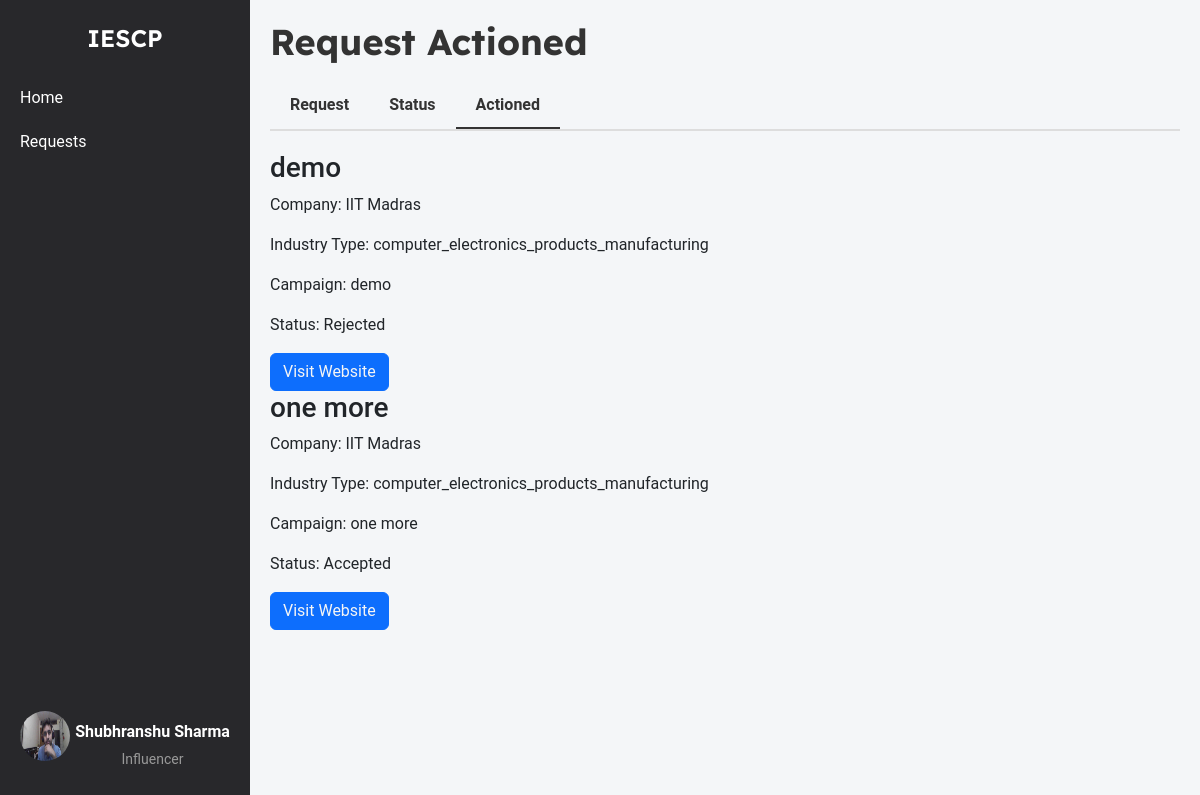
Page /influencer/request_actioned (signed in) on the committed database.
### models.py (models this page shows, shortened)
class Influencer(db.Model):
    __tablename__ = 'influencers'
    id = db.Column(db.Integer, primary_key=True)
    name = db.Column(db.String(255), nullable=False)
    username = db.Column(db.String(255), unique=True, nullable=False)
    email = db.Column(db.String(255), unique=True, nullable=False)
    password_hash = db.Column(db.String(255), nullable=False)
    category = db.Column(db.String(255), nullable=False)
    interest = db.Column(db.String(255), nullable=False)
    reach = db.Column(db.Integer, nullable=False)
    social_media_links = db.Column(db.String(255), nullable=False)
    bio = db.Column(db.String(255), nullable=False)
    profile_picture = db.Column(db.String(255), nullable=False)
    campaigns = db.relationship('Campaign', secondary=influencer_campaign_association, back_populates='influencers')

class AdRequest(db.Model):
    __tablename__ = 'ad_requests'  # Add the table name to ensure it's set
    id = db.Column(db.Integer, primary_key=True)
    influencer_id = db.Column(db.Integer, db.ForeignKey('influencers.id'), nullable=False)
    campaign_id = db.Column(db.Integer, db.ForeignKey('campaign.id'), nullable=False)
    company_id = db.Column(db.Integer, db.ForeignKey('company.id'), nullable=False)
    requested_at = db.Column(db.DateTime, default=datetime.utcnow)
    status = db.Column(db.String(50), nullable=False)
    influencer = db.relationship('Influencer', backref='ad_requests')
    campaign = db.relationship('Campaign', backref='ad_requests')
    company = db.relationship('Company', backref='ad_requests')

class Campaign(db.Model):
    __tablename__ = 'campaign'
    id = db.Column(db.Integer, primary_key=True)
    title = db.Column(db.String(200), nullable=False)
    description = db.Column(db.Text, nullable=False)
    budget = db.Column(db.Float, nullable=False)
    start_date = db.Column(db.Date, nullable=False)
    end_date = db.Column(db.Date, nullable=False)
    company_id = db.Column(db.Integer, db.ForeignKey('company.id'), nullable=False)
    admin_id = db.Column(db.Integer, db.ForeignKey('admin.id'), nullable=False, default=1)
    status = db.Column(db.String(50), nullable=False, default='pending')
    category = db.Column(db.String(255), nullable=False)
    created_at = db.Column(db.DateTime, nullable=False, default=datetime.utcnow)
    visibility = db.Column(db.String(50), nullable=False, default='public')
    influencers = db.relationship('Influencer', secondary=influencer_campaign_association, back_populates='campaigns')
    is_flag = db.Column(db.Boolean, nullable=False, default=False)

class Company(db.Model):
    __tablename__ = 'company'
    id = db.Column(db.Integer, primary_key=True)
    company_name = db.Column(db.String(100), nullable=False)
    username = db.Column(db.String(50), unique=True, nullable=False)
    email = db.Column(db.String(120), unique=True, nullable=False)
    password_hash = db.Column(db.String(128), nullable=False)
    phone_number = db.Column(db.String(20), nullable=False)
    address = db.Column(db.String(200), nullable=False)
    industry = db.Column(db.String(100), nullable=False)
    other_industry = db.Column(db.String(100), nullable=True)
    website = db.Column(db.String(200), nullable=False)
    description = db.Column(db.Text, nullable=False)
    social_media_link = db.Column(db.String(200), nullable=False)
    logo = db.Column(db.String(200), nullable=False)
    campaigns = db.relationship('Campaign', backref='company', lazy=True)

### influencer_routes.py (the view)
@app.route('/influencer/request_actioned')
@influencer_auth_required
def influencer_request_actioned():
    user = Influencer.query.get(session['influencer_id'])
    actioned_requests = db.session.query(AdRequest).filter(
        AdRequest.influencer_id == user.id,
        AdRequest.status.in_(['accepted', 'rejected'])
    ).all()
    return render_template('influencer_request_actioned.html', user=user, actioned_requests=actioned_requests)

### influencer_routes.py (called while the page is built)
def influencer_auth_required(func):
    @wraps(func)
    def func2(*args, **kwargs):
        if 'influencer_id' in session:
            return func(*args, **kwargs)
        else:
            flash("Please login first")
            return redirect(url_for('influencer_login'))
    return func2

### templates/influencer_request_actioned.html (shortened to what this page needs)
{% extends 'layout.html' %}
{% block content %}
    <div class="container-box">
        <div class="sidebar">
            <div class="logo">IESCP</div>
            <ul>
                <li><a href="{{ url_for('influencer_home') }}">Home</a></li>
                <li><a href="{{ url_for('influencer_campaign_requests') }}">Requests</a></li>
            </ul>
            <div class="profile">
                <a href="{{ url_for('influencer_dashboard') }}">
                    <img src="{{ url_for('static', filename='profile_upload/influencer/' + user.username + '/' + user.profile_picture) }}" alt="Profile Picture">
                    <div class="profile-name-category">
                        <span class="name">{{ user.name }}</span>
                        <span class="category">Influencer</span>
                    </div>
                </a>
            </div>
        </div>
        <div class="main-content">
            <h1>Request Actioned</h1>
            <div class="tabs">
                <a href="{{ url_for('influencer_campaign_requests') }}" class="tab">Request</a>
                <a href="{{url_for('request_status')}}" class="tab">Status</a>
                <a href="{{url_for('influencer_request_actioned')}}" class="tab active">Actioned</a>
            </div>
            <div id="tab-content">
                <div id="actioned-tab-content">
                    <div class="request-list">
                        {% if actioned_requests %}
                            {% for request in actioned_requests %}
                                <div class="request-item">
                                    <h3>{{ request.campaign.title }}</h3>
                                    <p>Company: {{ request.company.company_name }}</p>
                                    <p>Industry Type: {{ request.company.industry }}</p>
                                    <p>Campaign: {{ request.campaign.title }}</p>
                                    <p>Status:
                                        {% if request.status == 'accepted' %}
                                            <span class="status-accepted">Accepted</span>
                                        {% elif request.status == 'rejected' %}
                                            <span class="status-rejected">Rejected</span>
                                        {% endif %}
                                    </p>
                                    <button class="btn btn-primary"><a href="{{ request.company.website }}" target="_blank">Visit Website</a></button>
                                </div>
                            {% endfor %}
                        {% else %}
                            <p>No actioned requests to display.</p>
                        {% endif %}
                    </div>
                </div>
            </div>
        </div>
    </div>
{% endblock %}

### templates/influencer_request_actioned.html (style rules this page uses)
body { font-family: 'Roboto', Arial, sans-serif; margin: 0; padding: 0; height: 100vh; background-color: #f4f6f8; }
.container-box { display: flex; width: 100%; }
a { text-decoration: none; color: whitesmoke; }
.sidebar { width: 250px; background-color: #28282B; color: white; display: flex; flex-direction: column; align-items: center; padding-top: 20px; position: fixed; top: 0; left: 0; height: 100vh; overflow: auto; }
.sidebar .logo { font-size: 24px; font-weight: bold; margin-bottom: 20px; font-family: 'Lexend Deca', sans-serif; font-weight: 600; }
.sidebar ul { list-style-type: none; padding: 0; width: 100%; }
.sidebar ul li { width: 100%; }
.sidebar ul li a { display: block; padding: 10px 20px; color: white; text-decoration: none; }
.sidebar .profile { margin-top: auto; text-align: center; padding: 10px; }
.profile .name { font-size: 16px; font-weight: bold; color: white; }
.profile .category { font-size: 14px; color: #999; margin-top: 5px; }
.sidebar .profile img { width: 50px; height: 50px; border-radius: 50%; margin-bottom: 5px; }
.profile { display: flex; flex-direction: column; align-items: center; text-align: center; padding: 10px; margin-bottom: 20px; }
.profile a { display: flex; align-items: center; text-align: center; justify-content: center; gap: 5px; }
.profile-name-category { display: flex; flex-direction: column; align-items: center; text-align: center; justify-content: center; padding-top: 13px; }
.main-content { flex: 1; padding: 20px; margin-left: 250px; overflow-y: auto; }
.main-content h1 { font-size: 36px; font-weight: bold; font-family: 'Lexend Deca', sans-serif; color: #333; margin-bottom: 20px; }
.tabs { display: flex; border-bottom: 2px solid #ddd; margin-bottom: 20px; }
.tab { padding: 10px 20px; cursor: pointer; font-weight: bold; color: #333; border: none; background-color: transparent; }
.tab.active { border-bottom: 2px solid #333; }

### rows in the picture
Influencer: username+profile_picture (picture), name "Shubhranshu Sharma"
AdRequest: campaign "demo", company.company_name "IIT Madras", company.industry "computer_electronics_products_manufacturing", status "Rejected"
AdRequest: campaign "one more", company.company_name "IIT Madras", company.industry "computer_electronics_products_manufacturing", status "Accepted"
